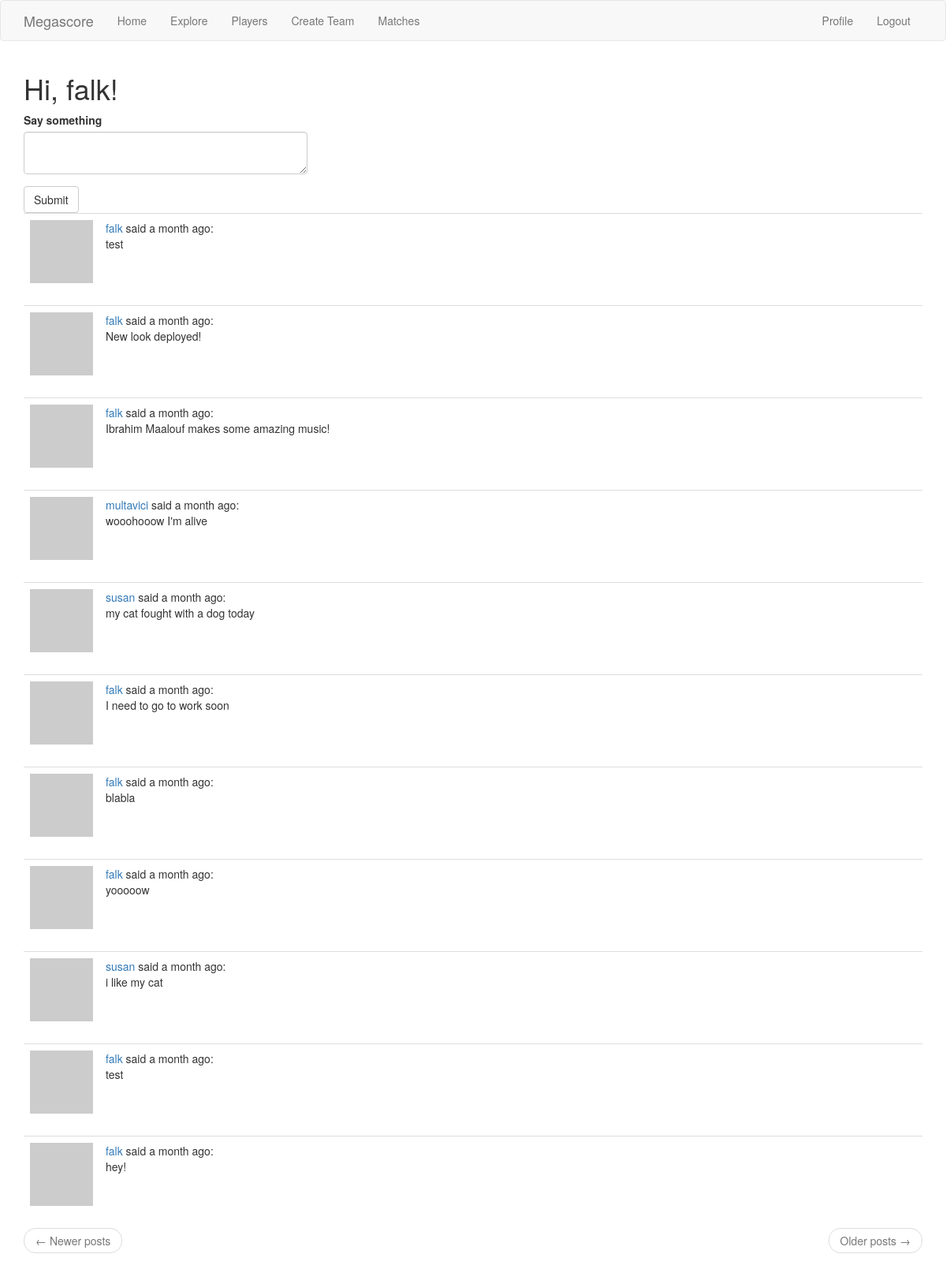
The page /index (signed in) on the database its author committed.
### app/models.py (models this page shows, shortened)
class User(UserMixin, db.Model):
    id = db.Column(db.Integer, primary_key=True)
    username = db.Column(db.String(64), index=True, unique=True)
    email = db.Column(db.String(120), index=True, unique=True)
    password_hash = db.Column(db.String(128))
    posts = db.relationship('Post', backref='author', lazy='dynamic')
    about_me = db.Column(db.String(140))
    last_seen = db.Column(db.DateTime, default=datetime.utcnow)
    def avatar(self, size):
        digest = md5(self.email.lower().encode('utf-8')).hexdigest()
        return 'https://www.gravatar.com/avatar/{}?d=identicon&s={}'.format(digest, size)
    followed = db.relationship(
        'User', secondary=followers,
        primaryjoin=(followers.c.follower_id == id),
        secondaryjoin=(followers.c.followed_id == id),
        backref=db.backref('followers', lazy='dynamic'), lazy='dynamic'
    )
    def followed_posts(self):
        followed = Post.query.join(
            followers, (followers.c.followed_id == Post.user_id)).filter(
                followers.c.follower_id == self.id)
        own = Post.query.filter_by(user_id=self.id)
        return followed.union(own).order_by(Post.timestamp.desc())

class Post(db.Model):
    id = db.Column(db.Integer, primary_key=True)
    body = db.Column(db.String(140))
    timestamp = db.Column(db.DateTime, index=True, default=datetime.utcnow)
    user_id = db.Column(db.Integer, db.ForeignKey('user.id'))

### app/main/routes.py (the view)
@bp.route('/', methods=['GET', 'POST'])
@bp.route('/index', methods=['GET', 'POST'])
@login_required
def index():
    form = PostForm()
    if form.validate_on_submit():
        post = Post(body=form.post.data, author=current_user)
        db.session.add(post)
        db.session.commit()
        flash('Your post is now live!')
        return redirect(url_for('main.index'))
    page = request.args.get('page', 1, type=int)
    posts = current_user.followed_posts().paginate(page, current_app.config['POSTS_PER_PAGE'], False)
    next_url = url_for('main.index', page=posts.next_num) if posts.has_next else None
    prev_url = url_for('main.index', page=posts.prev_num) if posts.has_prev else None
    return render_template('index.html', title='Home Page', form=form, posts=posts.items,
                           next_url=next_url, prev_url=prev_url)

### app/main/forms.py
class PostForm(FlaskForm):
    post = TextAreaField('Say something', validators=[DataRequired(), Length(min=1, max=140)])
    submit = SubmitField('Submit')

### app/main/routes.py (called while the page is built)
@bp.before_app_request
def before_request():
    if current_user.is_authenticated:
        current_user.last_seen = datetime.utcnow()
        db.session.commit()

### app/models.py (called while the page is built)
@login.user_loader
def load_user(id):
    return User.query.get(int(id))

### app/templates/index.html
{% extends "base.html" %}
{% import 'bootstrap/wtf.html' as wtf %}
{% block app_content %}
    <h1>Hi, {{ current_user.username }}!</h1>
    {% if form %}
    <div class="row">
        <div class="col-md-4">
            {{ wtf.quick_form(form) }}
        </div>
    </div>
    {% endif %}
    {% for post in posts %}
        {% include "_post.html" %}
    {% endfor %}
    <nav aria-label="...">
        <ul class="pager">
            <li class="previous{% if not prev_url %} disabled{% endif %}">
                <a href="{{ prev_url or '#' }}">
                    <span aria-hidden="true">&larr;</span> Newer posts
                </a>
            </li>
            <li class="next{% if not next_url %} disabled{% endif %}">
                <a href="{{ next_url or '#' }}">
                    Older posts <span aria-hidden="true">&rarr;</span>
                </a>
            </li>
        </ul>
    </nav>
{% endblock %}

### app/templates/_post.html
<table class="table table-hover">
    <tr>
        <td width="70px">
            <a href="{{ url_for('main.user', username=post.author.username) }}">
                <img src="{{ post.author.avatar(36) }}">
            </a>
        </td>
        <td>
            <a href="{{ url_for('main.user', username=post.author.username) }}" post.author.username }}>
                {{ post.author.username }}
            </a>
            said {{ moment(post.timestamp).fromNow() }}: <br>
            {{ post.body }}
        </td>
    </tr>
</table>

### rows shown on the page
User: username "falk"
Post: author.username "falk", timestamp "a month ago", body "test"
Post: author.username "falk", timestamp "a month ago", body "New look deployed!"
Post: author.username "falk", timestamp "a month ago", body "Ibrahim Maalouf makes some amazing music!"
Post: author.username "multavici", timestamp "a month ago", body "wooohooow I'm alive"
Post: author.username "susan", timestamp "a month ago", body "my cat fought with a dog today"
Post: author.username "falk", timestamp "a month ago", body "I need to go to work soon"
Post: author.username "falk", timestamp "a month ago", body "blabla"
Post: author.username "falk", timestamp "a month ago", body "yooooow"
Post: author.username "susan", timestamp "a month ago", body "i like my cat"
Post: author.username "falk", timestamp "a month ago", body "test"
Post: author.username "falk", timestamp "a month ago", body "hey!"
